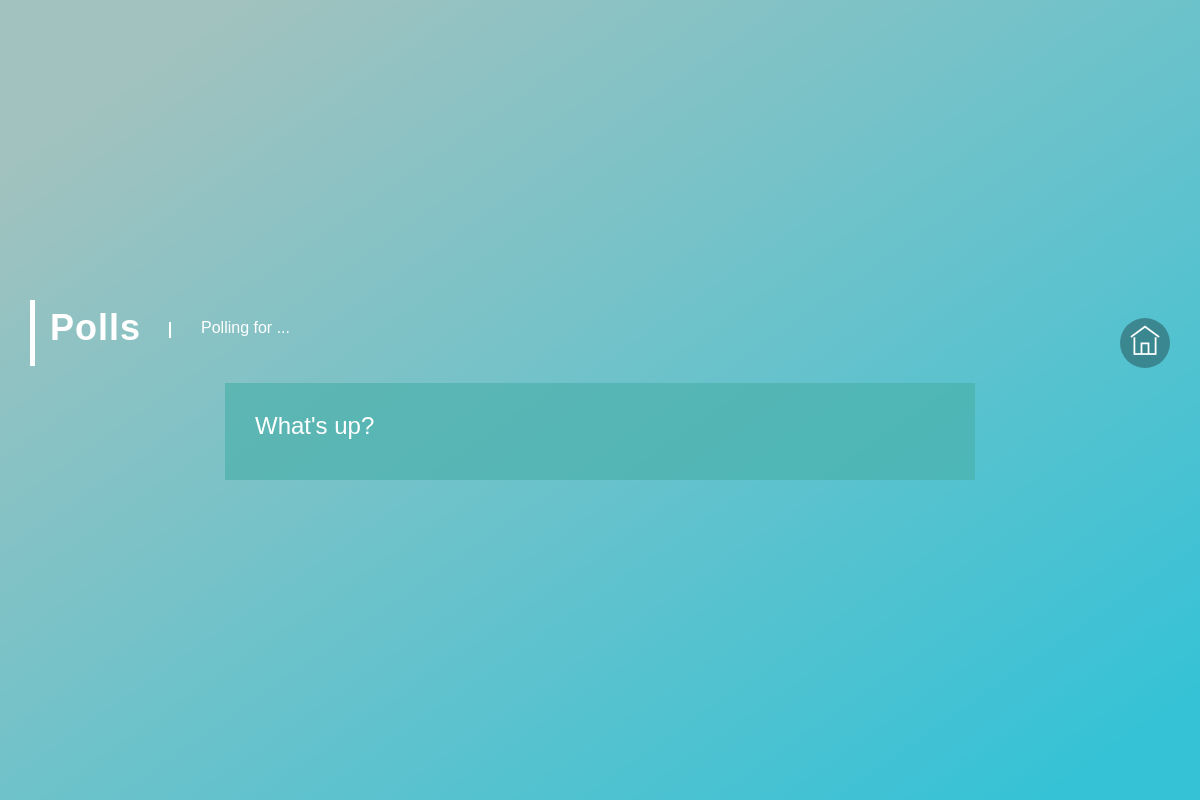
The page /polls/ on the database as committed earlier.
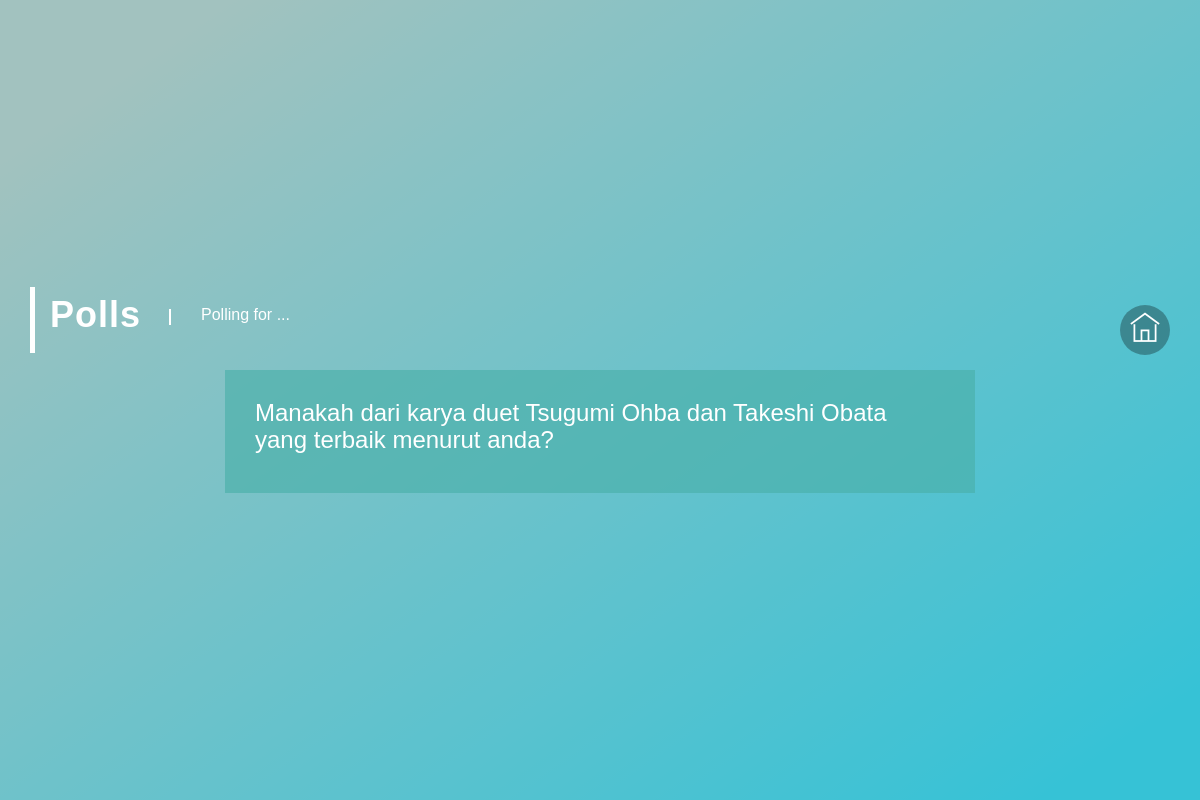
The same page on the database as committed later.
### polls/models.py (models this page shows, shortened)
class Question(models.Model):
    question_text = models.CharField(max_length=200)
    pub_date = models.DateTimeField('date published')
    def was_published_recently(self):
        now = timezone.now()
        return now - datetime.timedelta(days=1) <= self.pub_date <= now
    was_published_recently.admin_order_field = 'pub_date'
    was_published_recently.boolean = True
    was_published_recently.short_description = 'Published recently?'

### polls/views.py (the view)
class IndexView(generic.ListView):
    template_name = 'polls/index.html'
    context_object_name = 'latest_question_list'
    def get_queryset(self):
        return Question.objects.filter(
        pub_date__lte=timezone.now()
        ).order_by('-pub_date')[:5]

### templates/polls/index.html
{% extends 'polls/base.html' %}
{% block content %}
	<div class="col-xs-12">
		<div class="section-title">
			<h1>Polls</h1>
			<p>Polling for ...</p>
			<a href="/" class="title-link"><i class="ti-home"></i></a>
		</div>
	</div>
{% if latest_question_list %}
    {% for question in latest_question_list %}
    <div class="blog-wrapper col-lg-8 col-lg-offset-2 col-md-10 col-md-offset-1 col-xs-12">
		<div class="single-blog">
			<div class="single-blog-content">
				<h3><a href="{% url 'polls:detail' question.id %}">{{ question.question_text }}</a></h3>
			</div>
		</div>
    {% endfor %}
{% else %}
    <p>No polls are available.</p>
{% endif %}
{% endblock content %}

Rows that differ between the two databases and show on the page:
changed Question: question_text "What's up?" → "Manakah dari karya duet Tsugumi Ohba dan Takeshi Obata yang terbaik menurut anda?"
